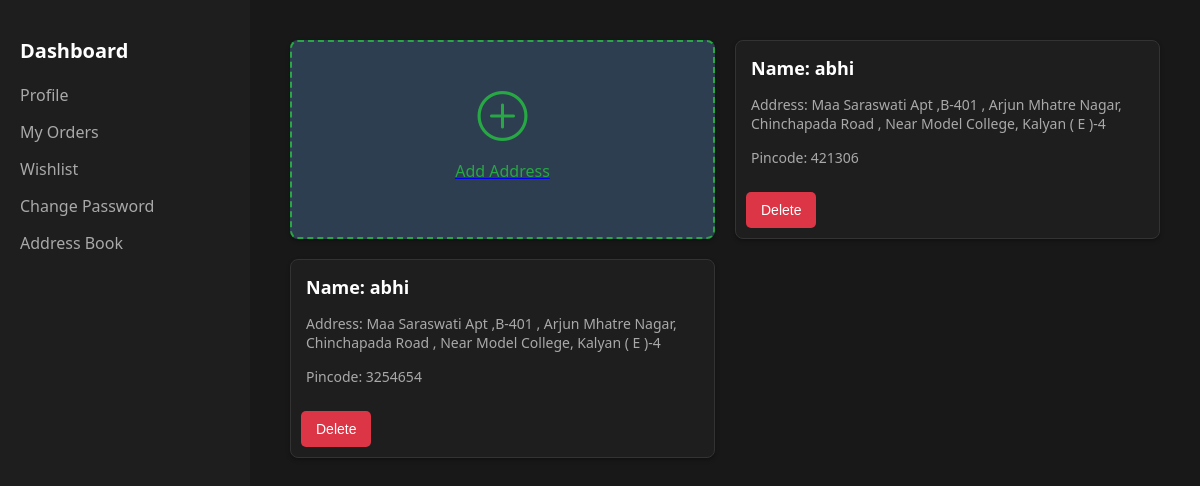
The page /AddressPage (signed in) on the database its author committed.
### core/models.py (models this page shows, shortened)
class Customer_Detail(models.Model):
    STATE_CHOICES = [
        ('AP', 'Andhra Pradesh'),
        ('AR', 'Arunachal Pradesh'),
        ('AS', 'Assam'),
        ('BR', 'Bihar'),
        ('CT', 'Chhattisgarh'),
        ('GA', 'Goa'),
        ('GJ', 'Gujarat'),
        ('HR', 'Haryana'),
        ('HP', 'Himachal Pradesh'),
        ('JH', 'Jharkhand'),
        ('KA', 'Karnataka'),
        ('KL', 'Kerala'),
        ('MP', 'Madhya Pradesh'),
        ('MH', 'Maharashtra'),
        ('MN', 'Manipur'),
        ('ML', 'Meghalaya'),
        ('MZ', 'Mizoram'),
        ('NL', 'Nagaland'),
        ('OR', 'Odisha'),
        ('PB', 'Punjab'),
        ('RJ', 'Rajasthan'),
        ('SK', 'Sikkim'),
        ('TN', 'Tamil Nadu'),
        ('TG', 'Telangana'),
        ('TR', 'Tripura'),
        ('UP', 'Uttar Pradesh'),
        ('UK', 'Uttarakhand'),
        ('WB', 'West Bengal'),
        ('AN', 'Andaman and Nicobar Islands'),
        ('CH', 'Chandigarh'),
        ('DN', 'Dadra and Nagar Haveli and Daman and Diu'),
        ('DL', 'Delhi'),
        ('JK', 'Jammu and Kashmir'),
        ('LA', 'Ladakh'),
        ('LD', 'Lakshadweep'),
        ('PY', 'Puducherry'),
    ]
    user = models.ForeignKey(User, on_delete=models.CASCADE)
    name = models.CharField(max_length=100)
    address = models.CharField(max_length=100)
    city = models.CharField(max_length=100)
    state = models.CharField(max_length=2, choices=STATE_CHOICES)
    pincode = models.IntegerField(
        default=0,
        blank=True,
        null=True,
    )

### core/views.py (the view)
# urls.py: path('AddressPage',views.AddressPage,name='AddressPage'),
def AddressPage(request):
    if request.user.is_authenticated:
        address = Customer_Detail.objects.filter(user=request.user)
        return render(request,'core/addresspage.html',{'address':address})
    else:
        return redirect('login')

### core/templates/core/addresspage.html (shortened to what this page needs)
<!DOCTYPE html>
{% load static %}
<html lang="en">
<head>
  <link rel="stylesheet" href="https://cdn.jsdelivr.net/npm/bootstrap-icons@1.11.3/font/bootstrap-icons.min.css">
</head>
<body>
  <div class="sidebar">
    <h2>Dashboard</h2>
    <ul>
      <li><a href="{% url 'Profile' %}" class="active">Profile</a></li>
      <li><a href="#my-orders">My Orders</a></li>
      <li><a href="#wishlist">Wishlist</a></li>
      <li><a href="{% url 'changePassword' %}">Change Password</a></li>
      <li><a href="{% url 'AddressPage' %}">Address Book</a></li>
    </ul>
  </div>
  <div class="main-content">
    <div class="card-container">
      <a href="{% url 'Address_Add' %}">
        <div class="card add-card">
          <i class="bi bi-plus-circle add-icon"></i>
          <p>Add Address</p>
        </div>
      </a>
      {% for addre in address %}
        <div class="card address-card">
          <h3>Name: {{ addre.name }}</h3>
          <p>Address: {{ addre.address }}</p>
          <p>Pincode: {{ addre.pincode }}</p>
          <form action="{% url 'delete_Add' addre.id %}" method="POST">
            <button type="submit" class="btn-delete">Delete</button>
          </form>
        </div>
      {% endfor %}
    </div>
  </div>
</body>
</html>

### core/templates/core/addresspage.html (style rules this page uses)
body { margin: 0; font-family: 'Segoe UI', Tahoma, Geneva, Verdana, sans-serif; background-color: #121212; color: #ffffff; display: flex; }
.sidebar { width: 250px; height: 100vh; background-color: #1e1e1e; padding: 20px; box-sizing: border-box; position: fixed; }
.sidebar h2 { font-size: 20px; color: #ffffff; margin-bottom: 20px; }
.sidebar ul { list-style: none; padding: 0; }
.sidebar ul li { margin: 15px 0; }
.sidebar ul li a { text-decoration: none; font-size: 16px; color: #a9a9a9; display: block; transition: color 0.3s ease; }
.main-content { margin-left: 250px; padding: 20px; width: 100%; box-sizing: border-box; background-color: #181818; min-height: 100vh; overflow-y: auto; }
.card-container { display: grid; grid-template-columns: repeat(auto-fit, minmax(300px, 1fr)); gap: 20px; padding: 20px; margin: 0 auto; max-width: 1200px; }
.card { background-color: #1e1e1e; border: 1px solid #333; border-radius: 8px; box-shadow: 0 2px 4px rgba(0, 0, 0, 0.3); overflow: hidden; transition: transform 0.3s, box-shadow 0.3s; }
.card h3, .card p { margin: 15px; }
.card h3 { color: #ffffff; font-size: 18px; font-weight: bold; }
.card p { font-size: 14px; color: #a9a9a9; }
.card button { margin: 10px; padding: 10px 15px; font-size: 14px; border: none; border-radius: 5px; cursor: pointer; transition: background-color 0.3s; }
.btn-delete { background-color: #dc3545; color: #ffffff; }
.add-card { background-color: #2c3e50; border: 2px dashed #28a745; text-align: center; padding: 40px; }
.add-card .add-icon { font-size: 50px; color: #28a745; }
.add-card p { font-size: 16px; color: #28a745; margin-top: 10px; }

### rows shown on the page
Customer_Detail: name "abhi", address "Maa Saraswati Apt ,B-401 , Arjun Mhatre Nagar, Chinchapada Road , Near Model College, Kalyan ( E )-4", pincode "421306"
Customer_Detail: name "abhi", address "Maa Saraswati Apt ,B-401 , Arjun Mhatre Nagar, Chinchapada Road , Near Model College, Kalyan ( E )-4", pincode "3254654"
